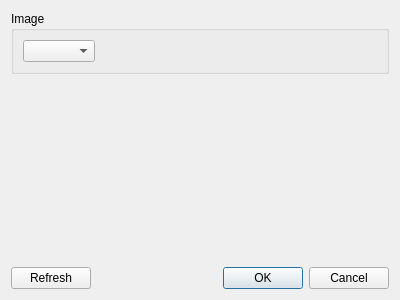
<?xml version="1.0" encoding="UTF-8"?>
<ui version="4.0">
 <class>Settings</class>
 <widget class="QDialog" name="Settings">
  <property name="geometry">
   <rect>
    <x>0</x>
    <y>0</y>
    <width>400</width>
    <height>300</height>
   </rect>
  </property>
  <property name="windowTitle">
   <string>Settings</string>
  </property>
  <layout class="QVBoxLayout" name="verticalLayout_2">
   <item>
    <widget class="QGroupBox" name="groupBox">
     <property name="title">
      <string>Image</string>
     </property>
     <layout class="QVBoxLayout" name="verticalLayout">
      <item>
       <layout class="QHBoxLayout" name="horizontalLayout">
        <item>
         <widget class="QComboBox" name="comboBoxInputImageTopicsList"/>
        </item>
        <item>
         <spacer name="horizontalSpacer">
          <property name="orientation">
           <enum>Qt::Horizontal</enum>
          </property>
          <property name="sizeHint" stdset="0">
           <size>
            <width>40</width>
            <height>20</height>
           </size>
          </property>
         </spacer>
        </item>
       </layout>
      </item>
     </layout>
    </widget>
   </item>
   <item>
    <spacer name="verticalSpacer">
     <property name="orientation">
      <enum>Qt::Vertical</enum>
     </property>
     <property name="sizeHint" stdset="0">
      <size>
       <width>20</width>
       <height>40</height>
      </size>
     </property>
    </spacer>
   </item>
   <item>
    <layout class="QHBoxLayout" name="horizontalLayout_2">
     <item>
      <widget class="QPushButton" name="pushButtonRefreshTL">
       <property name="text">
        <string>Refresh</string>
       </property>
       <property name="icon">
        <iconset theme="view-refresh"/>
       </property>
      </widget>
     </item>
     <item>
      <spacer name="horizontalSpacer_2">
       <property name="orientation">
        <enum>Qt::Horizontal</enum>
       </property>
       <property name="sizeHint" stdset="0">
        <size>
         <width>40</width>
         <height>20</height>
        </size>
       </property>
      </spacer>
     </item>
     <item>
      <widget class="QDialogButtonBox" name="buttonBox">
       <property name="orientation">
        <enum>Qt::Horizontal</enum>
       </property>
       <property name="standardButtons">
        <set>QDialogButtonBox::Cancel|QDialogButtonBox::Ok</set>
       </property>
      </widget>
     </item>
    </layout>
   </item>
  </layout>
 </widget>
 <resources/>
 <connections>
  <connection>
   <sender>buttonBox</sender>
   <signal>accepted()</signal>
   <receiver>Settings</receiver>
   <slot>accept()</slot>
   <hints>
    <hint type="sourcelabel">
     <x>248</x>
     <y>254</y>
    </hint>
    <hint type="destinationlabel">
     <x>157</x>
     <y>274</y>
    </hint>
   </hints>
  </connection>
  <connection>
   <sender>buttonBox</sender>
   <signal>rejected()</signal>
   <receiver>Settings</receiver>
   <slot>reject()</slot>
   <hints>
    <hint type="sourcelabel">
     <x>316</x>
     <y>260</y>
    </hint>
    <hint type="destinationlabel">
     <x>286</x>
     <y>274</y>
    </hint>
   </hints>
  </connection>
 </connections>
</ui>
